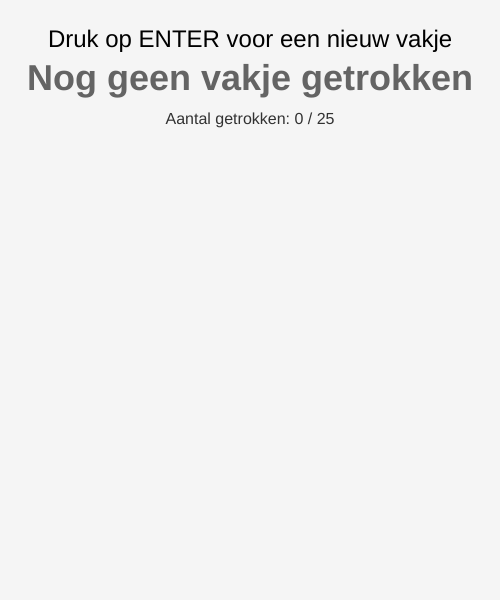
Frame 1 (no input)
Frame 60 (no input): identical to frame 1, image omitted
Frame 120 (the mouse pressed at the canvas centre since frame 60): identical to frame 1, image omitted

The p5.js sketch that drew this single still picture (run headless with seeded random() and noise() and a simulated clock; from frame 60 on, the mouse is pressed at the canvas centre):

// p5.js sketch
// ── sketch.js
let rijen = 5;
let kolommen = 5;
let alleVakjes = []; // Lijst met alle mogelijke [r, k] indexen
let gekozenVakjes = []; // Lijst met vakjes die al zijn omgeroepen
let huidigVakje = null; // Het vakje dat zojuist is getrokken

let geefGridWeer = false

function setup() {
    createCanvas(500, 600);

    // Vul de array met alle 25 coördinaten van het 5x5 grid
    for (let r = 0; r < rijen; r++) {
        for (let k = 0; k < kolommen; k++) {
            alleVakjes.push([r, k]);
        }
    }

    textAlign(CENTER, CENTER);
}

function draw() {
    background(245);

    // 1. Grid tekenen
    let gridGrootte = 350;
    let vakGrootte = gridGrootte / 5;
    let startX = (width - gridGrootte) / 2;
    let startY = 140;

    //if (geefGridWeer === true) {
    if (keyIsDown(BACKSPACE)) {
      for (let r = 0; r < rijen; r++) {
          for (let k = 0; k < kolommen; k++) {
              let x = startX + k * vakGrootte;
              let y = startY + r * vakGrootte;

              // Bepaal de kleur van het vakje
              if (huidigVakje && huidigVakje[0] === r && huidigVakje[1] === k) {
                  fill(255, 75, 75); // Rood voor het zojuist getrokken vakje
              } else if (isAlGekozen(r, k)) {
                  fill(200); // Grijs voor vakjes die al eerder zijn geweest
              } else {
                  fill(255); // Wit voor nog beschikbare vakjes
              }

              stroke(0);
              strokeWeight(2);
              rect(x, y, vakGrootte, vakGrootte);

              // Optioneel: toon de index klein in het vakje ter referentie
              fill(100);
              noStroke();
              textSize(12);
            //  text(`[${r}][${k}]`, x + vakGrootte / 2, y + vakGrootte / 2);
          }
      }
    }

    // 2. Tekst en UI weergeven
    fill(0);
    noStroke();
    textSize(24);
    text("Druk op ENTER voor een nieuw vakje", width / 2, 40);

    // Grote weergave van de getrokken index onderaan
    textSize(36);
    textStyle(BOLD);
    if (huidigVakje) {
        fill(255, 75, 75);
        text(
            `Gekozen index: [${huidigVakje[0]}][${huidigVakje[1]}]`,
            width / 2,
            80,
        );
    } else {
        fill(100);
        text("Nog geen vakje getrokken", width / 2, 80);
    }

    // Statusbalkje helemaal onderaan
    textSize(16);
    textStyle(NORMAL);
    fill(50);
    text(`Aantal getrokken: ${gekozenVakjes.length} / 25`, width / 2, 120);

    if (alleVakjes.length === 0) {
        fill(0, 150, 0);
        textStyle(BOLD);
        text("ALLE VAKJES ZIJN GETROKKEN!", width / 2, 570);
    }
}

// Luister naar toetsaanslagen
function keyPressed() {
    if (keyCode === ENTER) {
        trekVakje();
    }
}

function keyIsDown() {
  console.log('spatie')
      if (keyCode === BACKSPACE) {
        geefGridWeer = true;
      }
}

// Selecteer een willekeurig vakje uit de resterende opties
function trekVakje() {
    if (alleVakjes.length > 0) {
        // Kies een willekeurige index uit de beschikbare vakjes array
        let randomIndex = floor(random(alleVakjes.length));

        // Haal het vakje uit de lijst (splice verwijdert het direct zodat het niet dubbel kan)
        huidigVakje = alleVakjes.splice(randomIndex, 1)[0];

        // Voeg toe aan de geschiedenis van gekozen vakjes
        gekozenVakjes.push(huidigVakje);
    }
}

// Helperfunctie om te controleren of een vakje al in het verleden is getrokken
function isAlGekozen(r, k) {
    for (let i = 0; i < gekozenVakjes.length; i++) {
        if (gekozenVakjes[i][0] === r && gekozenVakjes[i][1] === k) {
            return true;
        }
    }
    return false;
}
